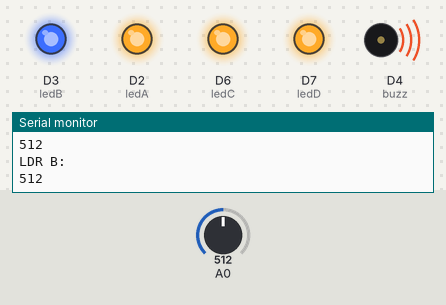
The sketch below on a simulated ESP8266 (NodeMCU). On the bench: output pins drawn as LEDs (lit = HIGH), buzzer (waves = sounding, pin HIGH), the last lines printed to the serial monitor. The test bench sets the inputs (shaded band); at power-on: A0 = 512.

Above: at 1.3 s.
1.4 s: A0 set to 690
4.4 s: A0 set to 714
At 5.3 s:
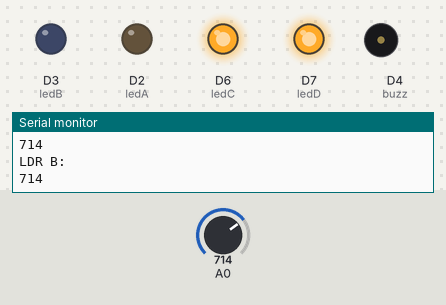
5.9 s: A0 set to 511
At 6.3 s:
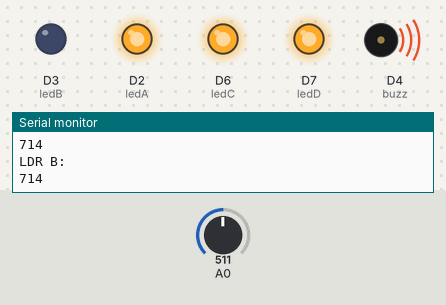
8.9 s: A0 set to 710
At 9.16 s:
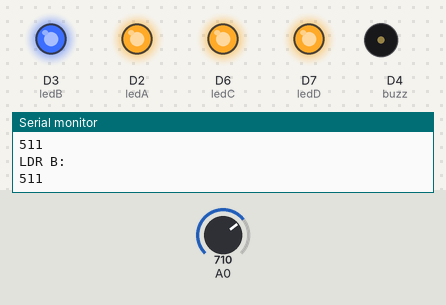
Timing chart, 0 to 11.7 s (numbered marks = the images above; inputs shaded):
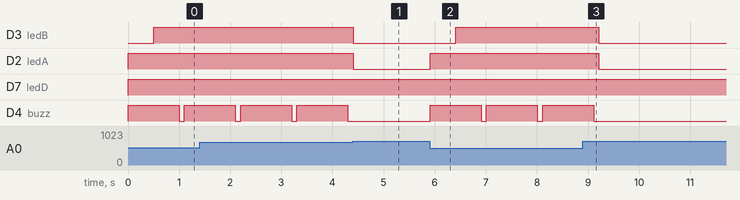

Measured:
- the behaviour switches between 699 and 700 on A0 (found by bisection; images 0 and 1)
- after the input at 4.4 s, D3 (ledB), D2 (ledA): HIGH → LOW at once; D4 (buzz): stays LOW (without the input it goes to HIGH after 0.00 s)
- after the input at 5.9 s, D3 (ledB): LOW → HIGH after 0.51 s; D2 (ledA): LOW → HIGH at once; D4 (buzz): alternates HIGH for 1.0 s and LOW for 0.10 s, starting at once
- after the input at 8.9 s, D3 (ledB), D2 (ledA): HIGH → LOW after 0.31 s; D4 (buzz): goes on until 9.1 s, then stays LOW
- by itself, D4 (buzz): alternates HIGH for 1.0 s and LOW for 0.10 s

The sketch:

projeto-patric.ino
```cpp
#define ldrA D0
#define ldrB D1
#define ledA D2
#define ledB D3
#define buzz D4
#define button D5
#define ledC D6
#define ledD D7

#define tempoBuzzerGol 500
#define tempoBuzzerFinal 500
#define limiteA 700
#define limiteB 700

int vldrA=0;
int vldrB=0;
int fimDeJogo=0;


void setup() {

  pinMode(ldrA,INPUT);
  pinMode(ledA,OUTPUT);
  pinMode(ldrB,INPUT);
  pinMode(ledB,OUTPUT);
  pinMode(buzz,OUTPUT);
  pinMode(button,INPUT);
  pinMode(ledC, OUTPUT);
  pinMode(ledD,OUTPUT);
  Serial.begin(9600);
}

void loop() {

  digitalWrite (ledC,HIGH);
  digitalWrite(ledD,HIGH);
  vldrA=analogRead(ldrA);
  if(vldrA<limiteA){
    digitalWrite(ledA,HIGH);
    digitalWrite(buzz,HIGH);
    delay(tempoBuzzerGol);
    digitalWrite(buzz,LOW);

  }else{
    digitalWrite(ledA,LOW);
  }
  Serial.println("LDR A:");
  Serial.println(vldrA);

  vldrB=analogRead(ldrB);
  if(vldrB<limiteB) {
      digitalWrite(ledB,HIGH);
      digitalWrite(buzz,HIGH);
      delay(tempoBuzzerGol);
      digitalWrite(buzz,LOW);
  }
  else{
    digitalWrite(ledB,LOW);
  }
  Serial.println("LDR B:");
  Serial.println(vldrB);

  fimDeJogo=analogRead(button);
  if(fimDeJogo>1000) {
      digitalWrite(ledA,HIGH);
      digitalWrite(ledB,HIGH);
      digitalWrite(buzz,HIGH);
      delay(tempoBuzzerGol);
      digitalWrite(buzz,LOW);
      delay (1000);
      digitalWrite(ledA,LOW);
      digitalWrite(ledB,LOW);

  }

  delay(100);
 }
```
